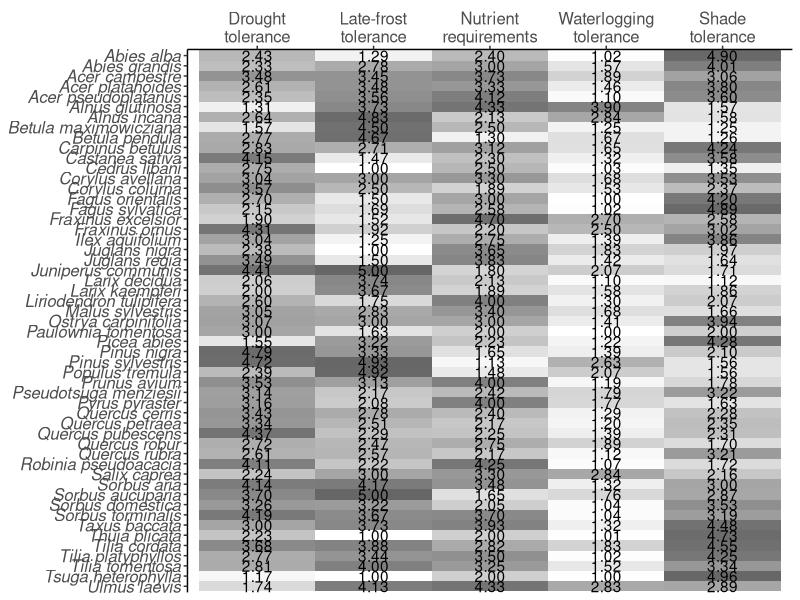
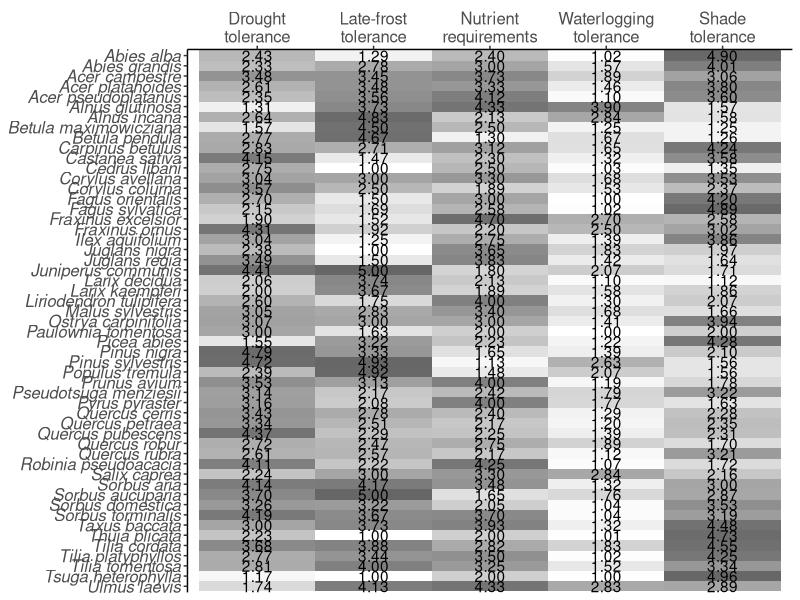

Recreate these plots in R, in order. (Note: this script raises an error after producing the figures.)
## ---- chunk 1
# Packages for data handling
library(tidyverse)
library(data.table)

# Packages for visualization
library(ggrepel)
library(ggpubr) # ggarrange
# Packages for vis. this html document
library(kableExtra)

theme_set(theme_classic())
## ---- chunk 2
dat = fread("data/all_traits.csv", encoding = 'Latin-1')
colnames(dat)[1:8] = c("species", "drought", "late_frost", "shade",
                       "waterlogging",
                       "nutrients", "score_1", "score_2")


dat = dat %>% 
  # mutate(score_1 = (drought + late_frost) / 2,
  #        score_2 = (2*drought + late_frost) / 3) %>%
  mutate(cat = ifelse(score_1 > 4, "very suitable (4, 5]",
                      ifelse(score_1 > 3, "suitable (3, 4]",
                             ifelse(score_1 > 2,
                                    "partially suitable (2, 3]",
                                    "unsuitable (1, 2]")))) 

lbl_dict = fread("data/label_dict.csv", 
                 encoding = 'Latin-1')

dat = dat %>% 
  left_join(., lbl_dict, by = c("cat" = "english")) %>% 
  rename("cat_de" = "deutsch") %>%  
  left_join(., lbl_dict %>% dplyr::select(-short),
            by = c("type" = "english")) %>% 
  rename("type_de" = "deutsch")

dat = dat %>% 
  mutate(cat = factor(cat,
                      levels = c("very suitable (4, 5]", "suitable (3, 4]",
                                 "partially suitable (2, 3]", "unsuitable (1, 2]")),
         cat_de = factor(cat_de,
                      levels = c("sehr geeignet (4, 5]", "geeignet (3, 4]",
                                 "teilweise geeignet (2, 3]", "ungeeignet (1, 2]")))
## ---- chunk 3
dat %>% 
  dplyr::select(species, drought, late_frost, shade, waterlogging, nutrients) %>% 
  gather(., key, value, drought:nutrients) %>% 
  mutate(value = (format(value, digit = 3)),
         key = factor(key,
                      levels = c("drought", "late_frost", "nutrients",
                                 "waterlogging", "shade"),
                      labels = c("Drought\ntolerance",
                                 "Late-frost\ntolerance",
                                 "Nutrient\nrequirements",
                                 "Waterlogging\ntolerance",
                                 "Shade\ntolerance"))) %>% 
  ggplot(., aes(x = key, y = species)) +
  geom_tile(show.legend = F, aes(alpha = value)) +
  geom_text(aes(label = value)) +
  scale_x_discrete(position = "top") +
  scale_fill_viridis_c() +
  scale_alpha_discrete(range = c(0, 0.75)) +
  scale_y_discrete(limits=rev) +
  guides(alpha = F) +
  theme(axis.title = element_blank(),
        axis.text.y = element_text(face = "italic", size = 12),
        axis.text.x = element_text(size = 12))

ggsave("figs/fig_2_traits.jpg", width = 8.5, height = 12)
## ---- chunk 4
h = dat %>% 
  mutate(d = r1 - r2) %>% 
  gather(., key, value, r1, r2) %>% 
  group_by(species) %>% 
  mutate(hjust = ifelse(key == "r1", 1, 0)) %>% 
  mutate(key = factor(key, levels = c("r1", "r2")))


h %>% 
  mutate(value.rev = 54 - value) %>% 
  ggplot(., aes(x = factor(key), y = value, 
                label = interaction(value, species))) +
  annotate("rect",
           xmin = 0.5, xmax = 2.5,
           ymin = .5, ymax = 10.5,
            col = "darkblue", fill = NA, linewidth = 1) +
  geom_line(aes(group = species, col = d, size = abs(d))) +
  geom_point(size = .5) +
  geom_label(size = 3, aes(fill = d, alpha = d, hjust = hjust),
             show.legend = F) +
  geom_text(h %>% filter(key == "r1"),
            mapping=aes(x = key, y = value, label = d), hjust = 0, #-0.5
            vjust = 0,
            size = 2.5, col = "grey2") +
  annotate("text", x = 0.5, y = 8, angle = 90, label = "Top 10", vjust = 0,
           alpha = .8, col = "darkblue") +
  scale_fill_gradient2(low = "darkblue", high = "orange", mid = "grey") +
  scale_color_gradient2(low = "darkblue", high = "orange", mid = "grey") +
  scale_size_continuous(range  = c(0.2, 1.2)) +
  scale_y_reverse() +
  guides(size = F) +
  theme_void() +
  labs(fill = "\u0394 rank",
       color = "\u0394 rank")
  
ggsave("figs/fig_3_scores.jpg", height = 10, width = 7)
## ---- chunk 5
dat %>% 
  ggplot(., aes(x = drought, y = late_frost, 
                shape = type,
                fill = cat)) +
  geom_point(size = 4,
             alpha = 0.6) +
  geom_label_repel(aes(label = species), 
                   alpha = 0.65, 
                   fill = "white",
                   segment.size = 0.05,
                   min.segment.length = 0,
                   label.size = NA,
                   label.padding = 0.01,
                   size = 2.5, 
                   show.legend = F) +
  scale_shape_manual(values = c(21, 22)) +
  scale_fill_viridis_d(option = "inferno", direction = -1, end = 0.9) +
  scale_size_continuous(range = c(0, 6)) +
  scale_x_continuous(breaks = 1:5, limits = c(1, 5.2),
                     labels = c("1\nlow", "2", "3", "4", "5\nhigh")) +
  scale_y_continuous(breaks = 1:5, limits = c(1, 5.2),
                     labels = c("1\nlow", "2", "3", "4", "high\n5")) +
  guides(fill = guide_legend(override.aes = aes(shape = 21))) +
  labs(x = lbl_dict[lbl_dict$short == "drought", "english"][[1]],
       y = lbl_dict[lbl_dict$short == "late_frost", "english"][[1]],
       fill = lbl_dict[lbl_dict$short == "score", "english"][[1]],
       shape = lbl_dict[lbl_dict$short == "func_group", "english"][[1]]) +
  theme(text = element_text(size = 13))

ggsave(paste("figs/fig_4_drought_frost.jpg", sep = ""), width = 8.5, height = 5)
## ---- chunk 6
dat %>% 
  ggplot(., aes(x = drought, y = late_frost, 
                shape = type_de,
                fill = cat_de)) +
  geom_point(size = 4,
             alpha = 0.6) +
  geom_label_repel(aes(label = name_dt), #species 
                   alpha = 0.65, 
                   fill = "white",
                   segment.size = 0.05,
                   min.segment.length = 0,
                   label.size = NA,
                   label.padding = 0.01,
                   size = 2.5, 
                   show.legend = F) +
  scale_shape_manual(values = c(21, 22)) +
  scale_fill_viridis_d(option = "inferno", direction = -1, end = 0.9) +
  scale_size_continuous(range = c(0, 6)) +
  scale_x_continuous(breaks = 1:5, limits = c(1, 5.2),
                     labels = c("1\nlow", "2", "3", "4", "5\nhigh")) +
  scale_y_continuous(breaks = 1:5, limits = c(1, 5.2),
                     labels = c("1\nlow", "2", "3", "4", "high\n5")) +
  guides(fill = guide_legend(override.aes = aes(shape = 21))) +
  labs(x = lbl_dict[lbl_dict$short == "drought", "deutsch"][[1]],
       y = lbl_dict[lbl_dict$short == "late_frost", "deutsch"][[1]],
       fill = lbl_dict[lbl_dict$short == "score", "deutsch"][[1]],
       shape = lbl_dict[lbl_dict$short == "func_group", "deutsch"][[1]]) +
  theme(text = element_text(size = 13))

ggsave(paste("figs/fig_4_drought_frost_de.jpg", sep = ""), width = 8.5, height = 5)
## ---- chunk 7
dat %>% 
  ggplot(., aes(x = nutrients, y = waterlogging, 
                shape = type,
                fill = cat)) +
  geom_point(size = 4,
             alpha = 0.6) +
  geom_label_repel(aes(label = species), 
                   alpha = 0.65, 
                   fill = "white",
                   segment.size = 0.05,
                   min.segment.length = 0,
                   label.size = NA,
                   label.padding = 0.01,
                   size = 2.5, 
                   show.legend = F) +
  scale_shape_manual(values = c(21, 22)) +
  scale_fill_viridis_d(option = "inferno", direction = -1, end = 0.9) +
  scale_size_continuous(range = c(0, 6)) +
  scale_x_continuous(breaks = 1:5, limits = c(1, 5.2),
                     labels = c("1\nlow", "2", "3", "4", "5\nhigh")) +
  scale_y_continuous(breaks = 1:5, limits = c(1, 5.2),
                     labels = c("1\nlow", "2", "3", "4", "high\n5")) +
  guides(fill = guide_legend(override.aes = aes(shape = 21))) +
  labs(x = lbl_dict[lbl_dict$short == "nutrients", "english"][[1]],
       y = lbl_dict[lbl_dict$short == "waterlogging", "english"][[1]],
       fill = lbl_dict[lbl_dict$short == "score", "english"][[1]],
       shape = lbl_dict[lbl_dict$short == "func_group", "english"][[1]]) +
  theme(text = element_text(size = 13))

ggsave(paste("figs/fig_5_nutrients_waterlogging.jpg", sep = ""), width = 8.5, height = 5)
## ---- chunk 8
dat %>% 
  ggplot(., aes(x = nutrients, y = waterlogging, 
                shape = type_de,
                fill = cat_de)) +
  geom_point(size = 4,
             alpha = 0.6) +
  geom_label_repel(aes(label = name_dt), 
                   alpha = 0.65, 
                   fill = "white",
                   segment.size = 0.05,
                   min.segment.length = 0,
                   label.size = NA,
                   label.padding = 0.01,
                   size = 2.5, 
                   show.legend = F) +
  scale_shape_manual(values = c(21, 22)) +
  scale_fill_viridis_d(option = "inferno", direction = -1, end = 0.9) +
  scale_size_continuous(range = c(0, 6)) +
  scale_x_continuous(breaks = 1:5, limits = c(1, 5.2),
                     labels = c("1\nlow", "2", "3", "4", "5\nhigh")) +
  scale_y_continuous(breaks = 1:5, limits = c(1, 5.2),
                     labels = c("1\nlow", "2", "3", "4", "high\n5")) +
  guides(fill = guide_legend(override.aes = aes(shape = 21))) +
  labs(x = lbl_dict[lbl_dict$short == "nutrients", "deutsch"][[1]],
       y = lbl_dict[lbl_dict$short == "waterlogging", "deutsch"][[1]],
       fill = lbl_dict[lbl_dict$short == "score", "deutsch"][[1]],
       shape = lbl_dict[lbl_dict$short == "func_group", "deutsch"][[1]]) +
  theme(text = element_text(size = 13))

ggsave(paste("figs/fig_5_nutrients_waterlogging_de.jpg", sep = ""), width = 8.5, height = 5)
## ---- chunk 9
trait = "shade"
trait <- sym(trait)
levs = dat %>% arrange(!!trait) %>% select(species)
p1 = dat %>%
  ggplot(., aes(x = !!trait)) +
  coord_cartesian(xlim= c(1, 5)) +
  geom_density(fill = "grey", alpha =.7) + 
  scale_y_continuous(breaks = c(0, 0.25, 0.5)) +
  theme(axis.title = element_blank(),
        axis.text = element_blank())
## ---- chunk 10
p2 = dat %>% 
  mutate(species = factor(species, levels = levs$species)) %>% 
  ggplot(., aes(x = species, y = !!trait, 
                fill = cat)) +
  geom_bar(stat = "identity", alpha = 0.6, linewidth = 0.1) +
  geom_text(aes(label = format(!!trait, digits = 3)), nudge_y = 0.1, size = 2.5) +
  scale_fill_viridis_d(option = "inferno", direction = -1, end = 0.9) +  
  scale_color_viridis_d(option = "inferno", direction = -1, end = 0.9) +
  scale_y_continuous(breaks = 1:5,
                     labels = c("1\nlow", "2", "3", "4", "5\nhigh")) +
  coord_flip(ylim= c(1, 5)) +
  labs(y = lbl_dict[lbl_dict$short == trait, "english"][[1]],
       fill = lbl_dict[lbl_dict$short == "score", "english"][[1]]) +
  theme(axis.title.y = element_blank(),
        axis.text.y = element_text(face = "italic"))

ggarrange(p1, ggplot() + theme_void(), p2, ncol = 1, 
          heights = c(0.5, -0.2, 3),
          align = "hv",
          legend = "bottom",
          common.legend = T)

ggsave(paste("figs/fig_6_", trait, "_density.jpg", sep = ""), 
       width = 6, height = 7.3)
## ---- chunk 11
levs = dat %>% arrange(!!trait) %>% 
  dplyr:: select(name_dt)

p2 = dat %>% 
  mutate(name_dt = factor(name_dt, levels = levs$name_dt)) %>% 
  ggplot(., aes(x = name_dt, y = !!trait, 
                fill = cat_de)) +
  geom_bar(stat = "identity", alpha = 0.6, linewidth = 0.1) +
  geom_text(aes(label = format(!!trait, digits = 3)), nudge_y = 0.1, size = 2.5) +
  scale_fill_viridis_d(option = "inferno", direction = -1, end = 0.9) +  
  scale_color_viridis_d(option = "inferno", direction = -1, end = 0.9) +
  scale_y_continuous(breaks = 1:5,
                     labels = c("1\nlow", "2", "3", "4", "5\nhigh")) +
  coord_flip(ylim= c(1, 5)) +
  labs(y = lbl_dict[lbl_dict$short == trait, "deutsch"][[1]],
       fill = lbl_dict[lbl_dict$short == "score", "deutsch"][[1]]) +
  theme(axis.title.y = element_blank(),
        axis.text.y = element_text(face = "italic"))

ggarrange(p1, ggplot() + theme_void(), p2, ncol = 1, 
          heights = c(0.5, -0.2, 3),
          align = "hv",
          legend = "bottom",
          common.legend = T)

ggsave(paste("figs/fig_6_", trait, "_density_de.jpg", sep = ""), 
       width = 6, height = 7.3)
## ---- chunk 12
res = data.frame()
for (i in 2:6){
  nt = shapiro.test(dat[[i]])
  nsig = ifelse(nt$p.value <= 0.05, "Not normal", "normal")
  cts = cor.test(dat[[i]], dat[[7]], method = "spearman")
  
  res = bind_rows(res,
                  data.frame(var = colnames(dat)[i],
                             shaphiro.wilk.p = format(nt$p.value, scientific = T, digits = 2),
                             # shaphiro.res = nsig,
                             spearman.rho = round(cts$estimate, 2),
                             spearman.p = format(cts$p.value, scientific = T, digits = 2)))
}
rownames(res) = NULL
colnames(res) = c("Trait", "Shapiro-Wilk p-value", "Spearman's r", "Spearman's p-value")
res %>% 
  fwrite(., file = "correlations.csv", row.names = F)
## ---- chunk 13
res %>% 
  kbl(caption = "Results of Shapiro-Wilk normality test and Spearman's rank correlation.") %>%
  kable_styling(full_width = F)
## ---- chunk 14
cor.test(dat$drought, dat$late_frost, method = "spearman")
## ---- chunk 15
dat = fread("data/Thom_vs_Ellenberg.csv")
dat[dat == "-"] = NA
dat[, 2:5] = lapply(dat[, 2:5], function(i) gsub(",", ".", i))
dat[, 2:5] = lapply(dat[, 2:5], as.numeric)

h_frost = dat %>% 
  filter(!is.na(Frost_Ellenberg)) 

cor.test(h_frost$Frost_Thom, h_frost$Frost_Ellenberg, method = "spearman")

h_drought = dat %>% 
  filter(!is.na(Drought_Ellenberg))
cor.test(h_drought$Drought_Thom, h_drought$Drought_Ellenberg, method = "spearman")


cat("Ellenberg values FROST were available for", nrow(h_frost), "out of", nrow(dat), "species.")
cat("Ellenberg values DROUGHT were available for", nrow(h_drought), "out of", nrow(dat), "species.")

p1 = h_frost %>% 
  ggplot(., aes(x = Frost_Thom, y = Frost_Ellenberg)) +
  geom_smooth(method = "lm", se = F, col = "grey") +
  geom_point() +
  geom_label_repel(aes(label = Species), 
                   alpha = 0.65, 
                   fill = "white",
                   segment.size = 0.05,
                   min.segment.length = 0,
                   label.size = NA,
                   label.padding = 0.01,
                   size = 2.5, 
                   show.legend = F) +
  stat_cor(method = "spearman") +
  labs(x = paste(lbl_dict[lbl_dict$short == "late_frost", "english"][[1]], "(Thom et al.)"),
       y = paste(lbl_dict[lbl_dict$short == "late_frost", "english"][[1]], "(Ellenberg 1986)"))

p2 = h_drought %>% 
  ggplot(., aes(x = Drought_Thom, y = Drought_Ellenberg)) +
  geom_smooth(method = "lm", se = F, col = "grey") +
  geom_point() +
  geom_label_repel(aes(label = Species), 
                   alpha = 0.65, 
                   fill = "white",
                   segment.size = 0.05,
                   min.segment.length = 0,
                   label.size = NA,
                   label.padding = 0.01,
                   size = 2.5, 
                   show.legend = F) +
  stat_cor(method = "spearman") +
  labs(x = paste(lbl_dict[lbl_dict$short == "drought", "english"][[1]], "(Thom et al.)"),
       y = paste(lbl_dict[lbl_dict$short == "drought", "english"][[1]], "(Ellenberg 1986)"))

ggarrange(p1, p2, ncol = 1, nrow = 2)
